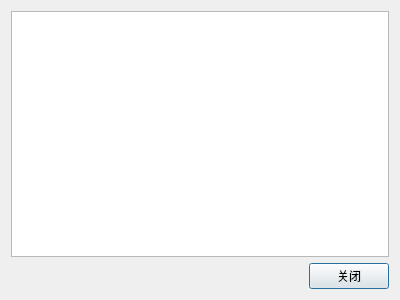
<?xml version="1.0" encoding="UTF-8"?>
<ui version="4.0">
 <class>NetInfoDialog</class>
 <widget class="QDialog" name="NetInfoDialog">
  <property name="geometry">
   <rect>
    <x>0</x>
    <y>0</y>
    <width>400</width>
    <height>300</height>
   </rect>
  </property>
  <property name="windowTitle">
   <string>连接详情</string>
  </property>
  <layout class="QVBoxLayout" name="verticalLayout">
   <item>
    <widget class="QTableWidget" name="tableWidget"/>
   </item>
   <item>
    <layout class="QHBoxLayout" name="horizontalLayout">
     <item>
      <spacer name="horizontalSpacer">
       <property name="orientation">
        <enum>Qt::Horizontal</enum>
       </property>
       <property name="sizeHint" stdset="0">
        <size>
         <width>40</width>
         <height>20</height>
        </size>
       </property>
      </spacer>
     </item>
     <item>
      <widget class="QPushButton" name="closeBtn">
       <property name="text">
        <string>关闭</string>
       </property>
      </widget>
     </item>
    </layout>
   </item>
  </layout>
 </widget>
 <resources/>
 <connections/>
</ui>
